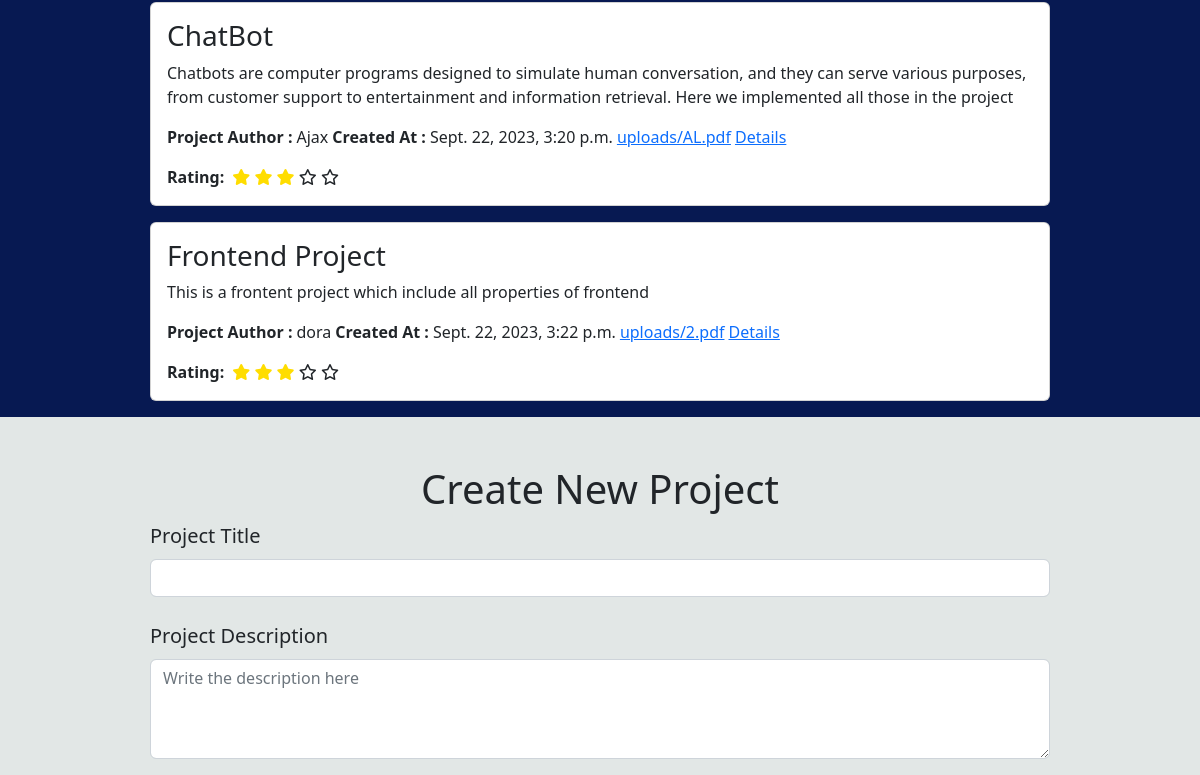
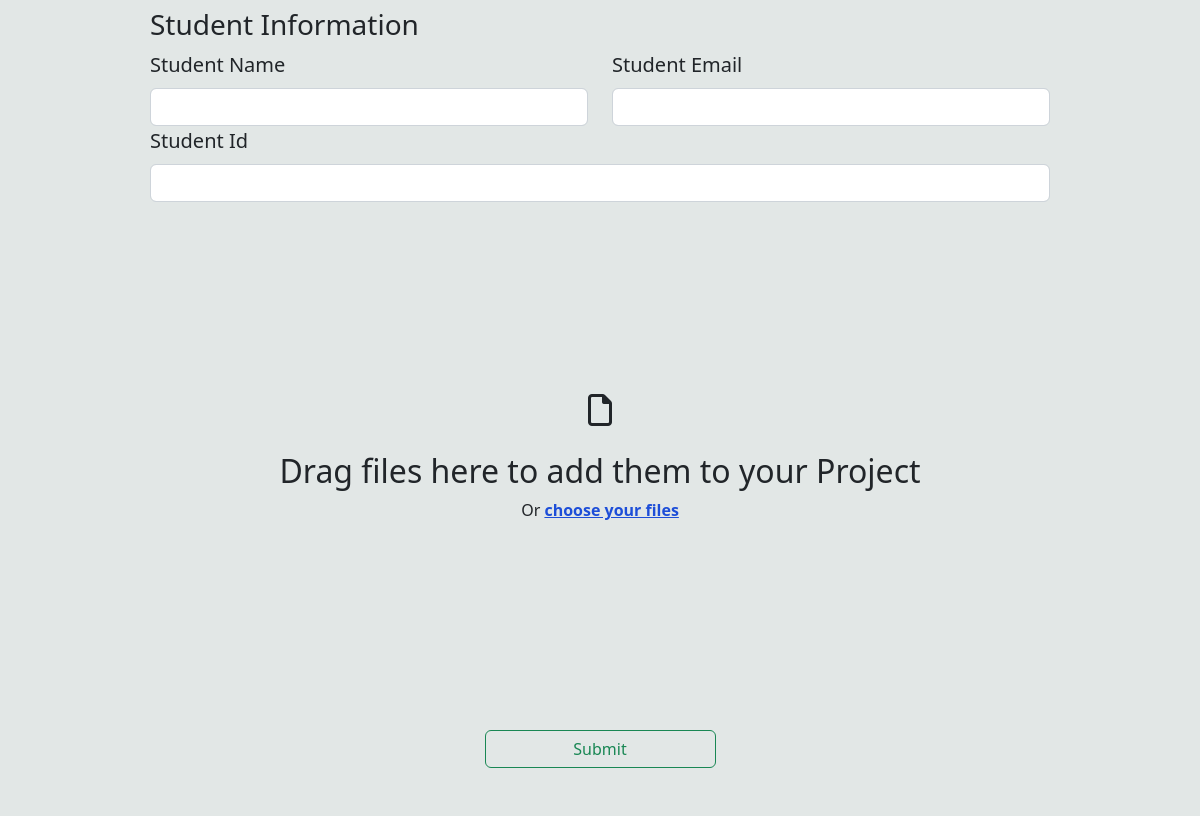
The page /clghome/ (lower part) on the database as committed earlier (2 pictures, top to bottom).
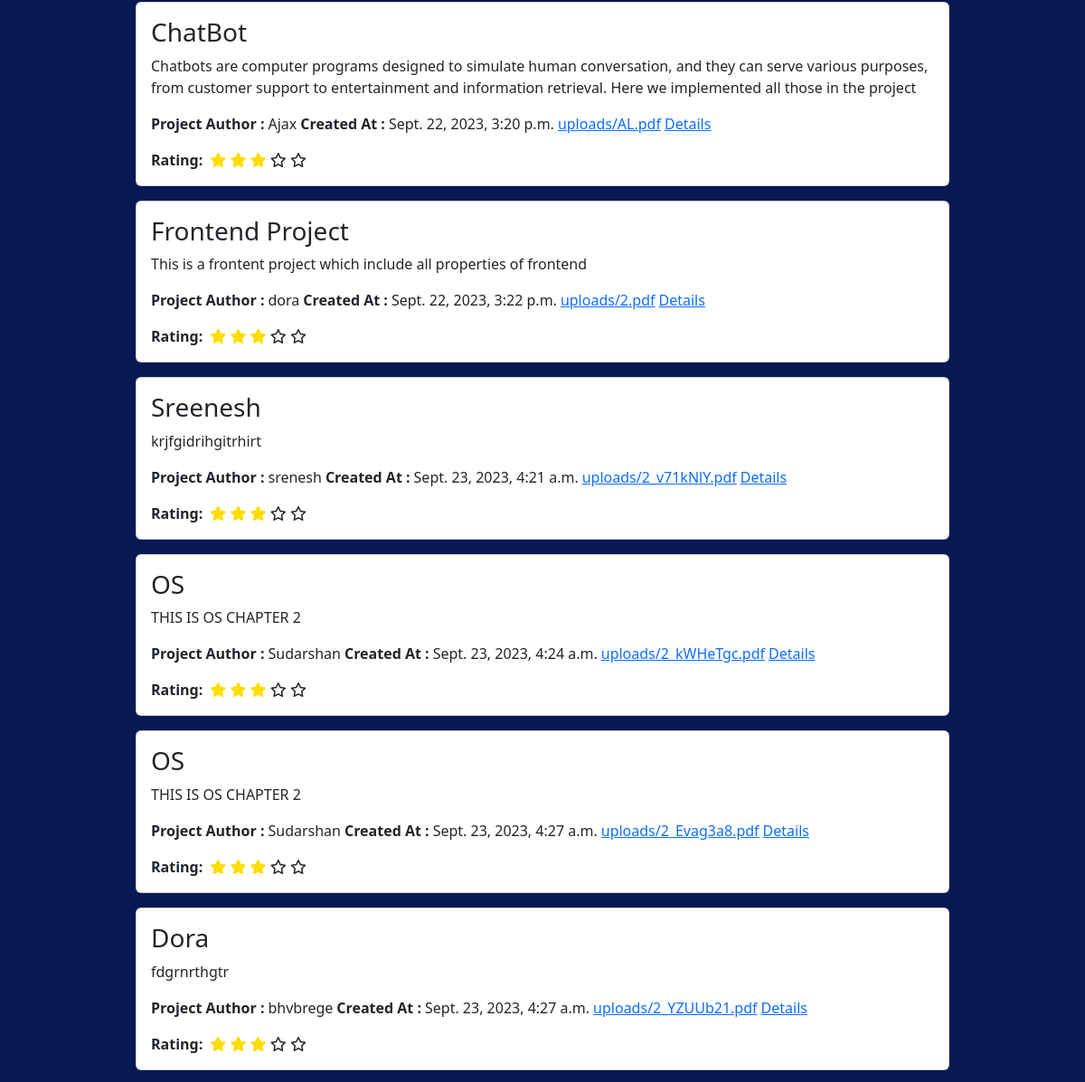
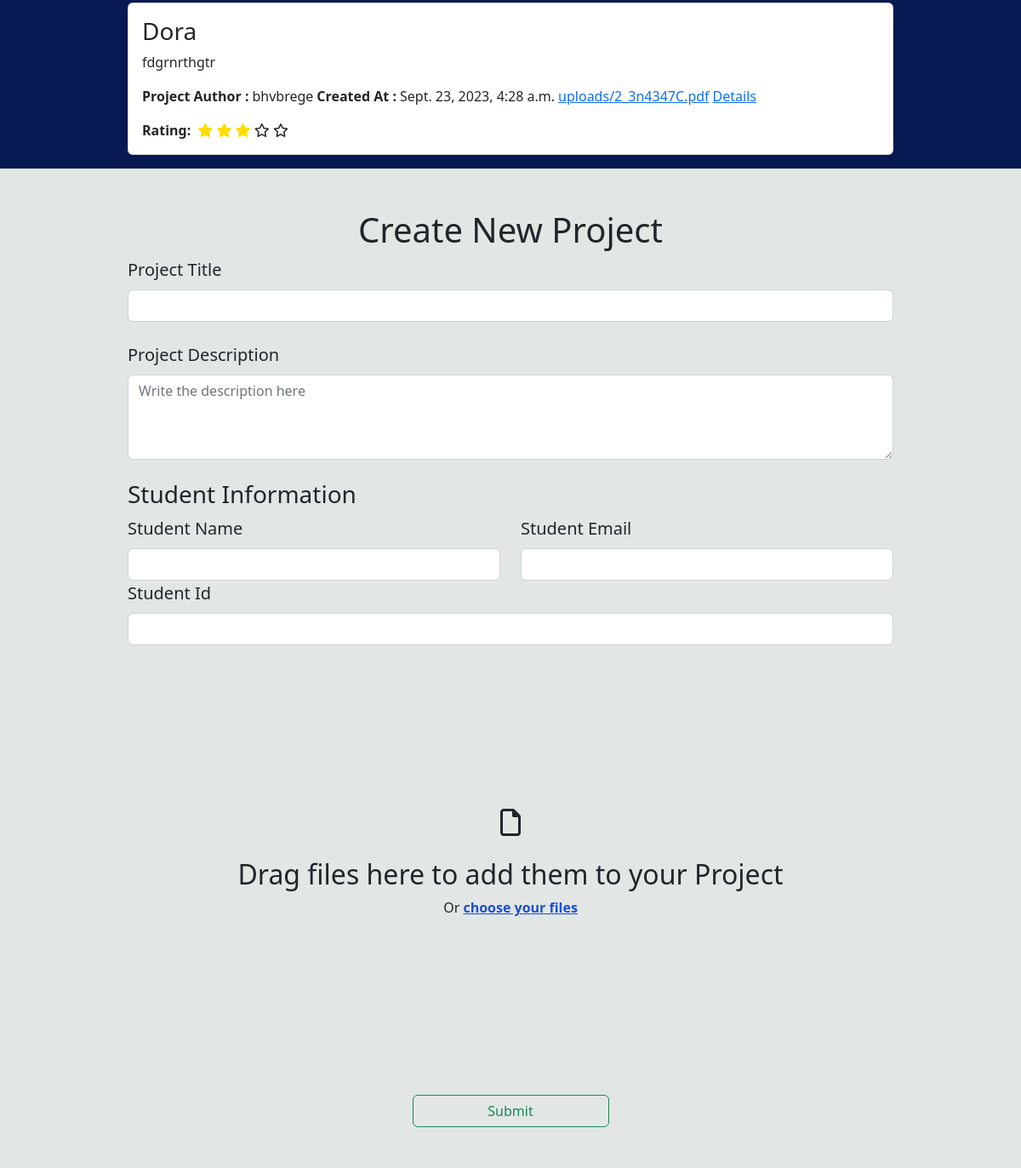
The same page on the database as committed later (2 pictures, top to bottom).
### sprouthub/models.py (models this page shows, shortened)
class Project(models.Model):
    project_id = models.AutoField(primary_key=True)
    project_name = models.CharField(max_length=200)
    project_description = models.TextField()
    student_name = models.CharField(max_length=100)
    student_email=models.EmailField(default='example@email.com')
    student_roll = models.CharField(max_length=10)
    project_file = models.FileField(upload_to='uploads/')
    created_at = models.DateTimeField(auto_now_add=True)

### sprouthub/views.py (the view, shortened to what this page needs)
# urls.py: path('clghome/',views.project_form, name='project_form'),
def project_form(request):
    projects = Project.objects.all()
    return render(request, 'clg_home.html',{'projects': projects})

### templates/clg_home.html (shortened to what the changed rows need)
<!DOCTYPE html>
<html lang="en">
<head>
    <link rel="stylesheet" href="https://cdn.jsdelivr.net/npm/bootstrap@5.2.3/dist/css/bootstrap.min.css"
>
    <link rel="stylesheet" href="https://cdnjs.cloudflare.com/ajax/libs/font-awesome/6.4.2/css/all.min.css"
 />
</head>
<body>
    <section class="uprojsection">
        <div class="uprojects d-flex flex-column justify-content-center align-content-center m-auto w-75 ">
            {% for project in projects %}
            <div class="uproj card mb-3">
                <div class="card-body">
                    <h5 class="card-title fs-3">{{ project.project_name }}</h5>
                    <p class="card-text">{{ project.project_description}}</p>
                    <div class="authordetails d-flex">
                        <p class="authorhead fw-bold">Project Author :</p>
                        <p class="authorname mx-1">{{ project.student_name }}</p>
                        <p class="authorhead fw-bold">Created At :</p>
                        <p class="authorname mx-1">{{ project.created_at }}</p>
                        <a href="{{ project.project_file.url }}" target="_blank">{{ project.project_file.name }}</a>
                        <a class="authorlink link mx-1" style="text-decoration: underline;">Details</a>
                    </div>
                    <div class="projrating d-flex align-items-center">
                        <b>Rating:</b>
                        <div class="rating mx-2">
                            <i class="fa-solid fa-star" style="color: #ffdd00;"></i>
                            <i class="fa-solid fa-star" style="color: #ffdd00;"></i>
                            <i class="fa-solid fa-star" style="color: #ffdd00;"></i>
                            <i class="fa-regular fa-star"></i>
                            <i class="fa-regular fa-star"></i>
                        </div>
                    </div>
                </div>
            </div>
            {% empty %}
            <div class="uproj card mb-3">
                <div class="card-body">
                    <h5 class="card-title fs-3">No projects Available</h5>
                </div>
            </div>
            {% endfor %}
    </section>
    <section class="uploadproj">
        <div class="newproj-container w-75 m-auto py-5">
            <h1 class="text-center">Create New Project</h1>
            <form class="row" method="post" enctype="multipart/form-data">
                <div class="filecontainer d-flex flex-column">
                    <div
                        class="fileupload d-flex my-4 flex-column justify-content-center align-items-center w-100  border-1">
                        <h2>Drag files here to add them to your Project
                        </h2>
                    </div>
                </div>
            </form>
        </div>
    </section>
</body>
</html>

Rows that differ between the two databases and show on the page:
added Project: project_name "Sreenesh", project_description "krjfgidrihgitrhirt", student_name "srenesh", created_at "Sept. 23, 2023, 4:21 a.m.", project_file.name "uploads/2_v71kNlY.pdf"
added Project: project_name "OS", project_description "THIS IS OS CHAPTER 2", student_name "Sudarshan", created_at "Sept. 23, 2023, 4:24 a.m.", project_file.name "uploads/2_kWHeTgc.pdf"
added Project: project_name "OS", project_description "THIS IS OS CHAPTER 2", student_name "Sudarshan", created_at "Sept. 23, 2023, 4:27 a.m.", project_file.name "uploads/2_Evag3a8.pdf"
added Project: project_name "Dora", project_description "fdgrnrthgtr", student_name "bhvbrege", created_at "Sept. 23, 2023, 4:27 a.m.", project_file.name "uploads/2_YZUUb21.pdf"
added Project: project_name "Dora", project_description "fdgrnrthgtr", student_name "bhvbrege", created_at "Sept. 23, 2023, 4:28 a.m.", project_file.name "uploads/2_3n4347C.pdf"
